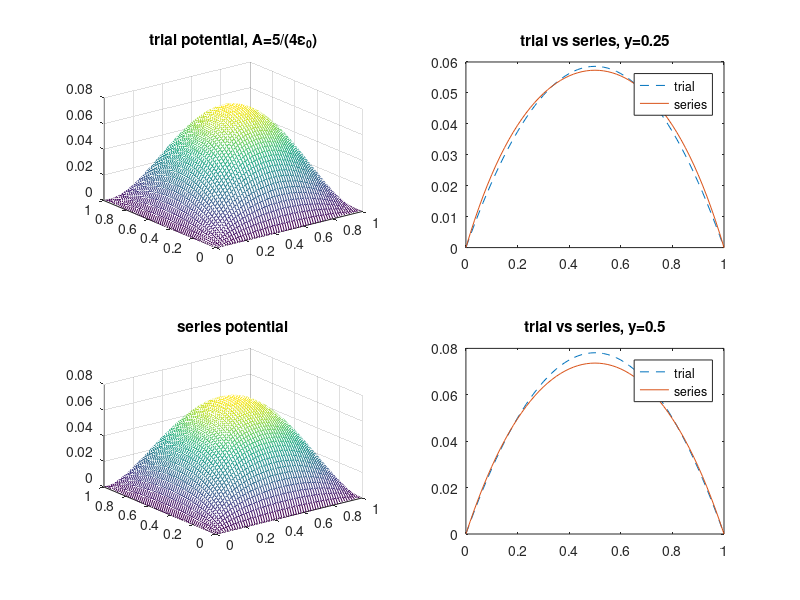

This chart was generated by the following MATLAB code:
tx = ty = linspace(0, 1, 61);
[xx, yy] = meshgrid(tx, ty);

function ret = trial(x, y)
  ret = x * (1 - x) * y * (1 - y) * 5 / 4;
endfunction

trialPotential = arrayfun(@(x, y) trial(x, y), xx, yy);

function ret = seriesItem(x, y, m)
  tmp = 2 * m + 1;
  ret = sin(tmp * pi * x) / power(tmp, 3);
  v = cosh(tmp * pi * (y - 0.5)) / cosh(tmp * pi / 2);
  ret *= (1 - v);
  ret *= 4 / power(pi, 3);
endfunction

function ret = series(maxM, x, y)
  ret = 0;
  for m = 0 : maxM
    ret += seriesItem(x, y, m);
  endfor
endfunction

seriesPotential = arrayfun(@(x, y) series(100, x, y), xx, yy);

subplot(2, 2, 1);
mesh(tx, ty, trialPotential);
title('trial potential, A=5/(4\epsilon_0)');

trial1 = arrayfun(@(x) trial(x, 0.25), tx);
series1 = arrayfun(@(x) series(100, x, 0.25), tx);
subplot(2, 2, 2);
plot(tx, trial1, "--", tx, series1, "-");
legend("trial", "series");
title('trial vs series, y=0.25');

subplot(2, 2, 3);
mesh(tx, ty, seriesPotential);
title('series potential');

trial2 = arrayfun(@(x) trial(x, 0.5), tx);
series2 = arrayfun(@(x) series(100, x, 0.5), tx);
subplot(2, 2, 4);
plot(tx, trial2, "--", tx, series2, "-");
title('trial vs series, y=0.5');
legend("trial", "series");
